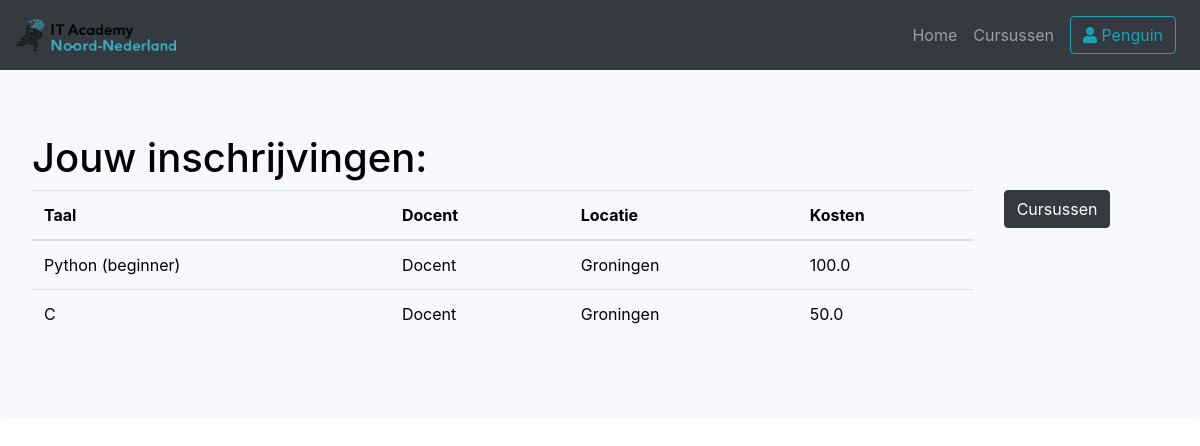
Page /student/inschrijvingen/Penguin (signed in) on the earlier database version.
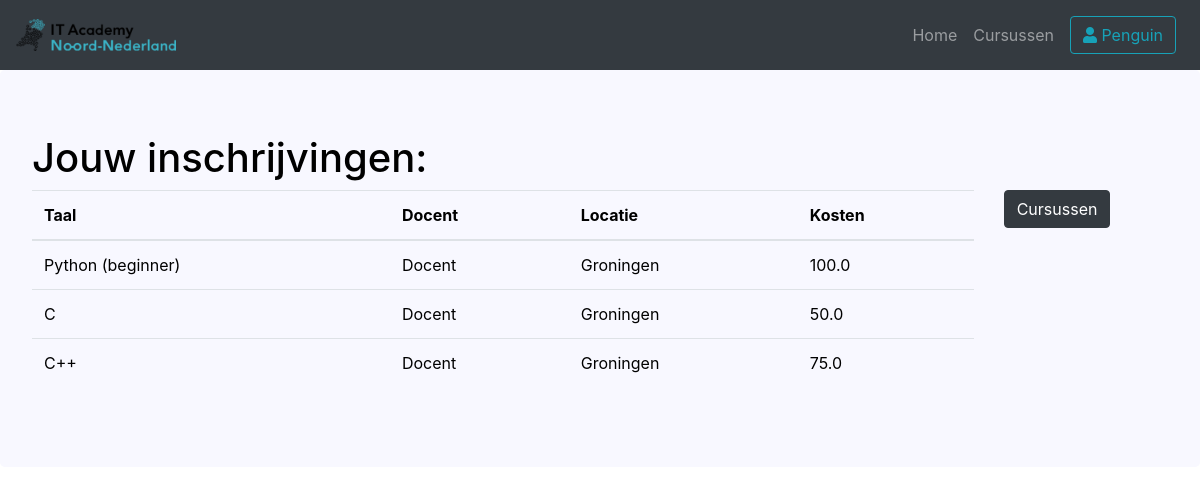
Same page on the later database version.
### project/models.py (models this page shows, shortened)
class Attendee(db.Model):
    __tablename__ = 'attendees'
    user_id     = db.Column(db.Integer, db.ForeignKey("users.id"), primary_key=True)
    course_id  = db.Column(db.Integer, db.ForeignKey("courses.id"), primary_key=True)
    discount    = db.Column(db.Boolean)

class Language(db.Model):
    __tablename__ = 'languages'
    id          = db.Column(db.Integer, primary_key=True)
    language    = db.Column(db.Text, nullable=False)

class User(db.Model, UserMixin):
    __tablename__ = 'users'
    id = db.Column(db.Integer, primary_key=True)
    email       = db.Column(db.String(64), unique=True, index=True, nullable=False)
    username    = db.Column(db.String(64), unique=True, index=True, nullable=False)
    password    = db.Column(db.String(128), nullable=False)
    role_id     = db.Column(db.Integer, db.ForeignKey("roles.id"), nullable=False)

class Course(db.Model):
    __tablename__ = 'courses'
    id              = db.Column(db.Integer, primary_key=True)
    teacher_id      = db.Column(db.Integer, db.ForeignKey("users.id"), nullable=False)
    language_id     = db.Column(db.Integer, db.ForeignKey("languages.id"), nullable=False)
    location        = db.Column(db.Text, nullable=False)
    cost            = db.Column(db.Float, nullable=False)
    description     = db.Column(db.Text, nullable=False)

### project/gebruikers/student/views.py (the view)
@student_blueprint.route('/inschrijvingen/<username>')
@login_required
def inschrijvingen(username):
    korting = Korting()
    if username != current_user.username:
        return redirect(url_for('index'))
    inschrijvingen =    Attendee.query\
                        .filter_by(user_id=current_user.id)\
                        .join(Course, Course.id == Attendee.course_id)\
                        .join(User, User.id == Course.teacher_id)\
                        .join(Language, Language.id == Course.language_id)\
                        .add_columns(Course.id, Language.language, User.username, Course.location, Course.cost, Attendee.discount)
    return render_template('inschrijvingen.html', inschrijvingen=inschrijvingen, korting=korting)

### project/__init__.py (called while the page is built)
@app.context_processor
def inject_time_related_functions():
    return dict(date_now=datetime.now().date(), td=timedelta, dt=datetime, t=time())

### project/models.py (called while the page is built)
@login_manager.user_loader
def load_user(user_id):
    return User.query.get(user_id)

def Korting():
    korting = 0.5 # 50%
    return korting

### project/gebruikers/student/templates/student/inschrijvingen.html
{% extends "base.html" %}
{% block content %}
<div class="jumbotron m-0">
    <h1>Jouw inschrijvingen:</h1>
    <div class="row">
        <div class="col col-sm-10">
            <table class="table">
                <thead>
                    <tr>
                        <th scope="col">Taal</th>
                        <th scope="col">Docent</th>
                        <th scope="col">Locatie</th>
                        <th scope="col">Kosten</th>
                    </tr>
                </thead>
                <tbody>
                    {% for inschrijving in inschrijvingen %}
                    <tr>
                        <td>{{ inschrijving.language }}</td>
                        <td>{{ inschrijving.username }}</td>
                        <td>{{ inschrijving.location }}</td>
                        {% if inschrijving.discount == True %}
                        <td>{{ (inschrijving.cost)*korting }}</td>
                        {% else %}
                        <td>{{ inschrijving.cost }}</td>
                        {% endif %}
                    </tr>
                    {% endfor %}
                </tbody>
            </table>
        </div>
        <div class="col col-sm-2">
            <a href="{{ url_for('standaard.cursussen') }}" class="btn btn-dark">Cursussen</a>
        </div>
    </div>
</div>
{% endblock %}

Differences in the rows shown:
added Attendee: language "C++", username "Docent", location "Groningen"
now on this page (row unchanged): Course: (inschrijving.cost)*korting "75.0"
